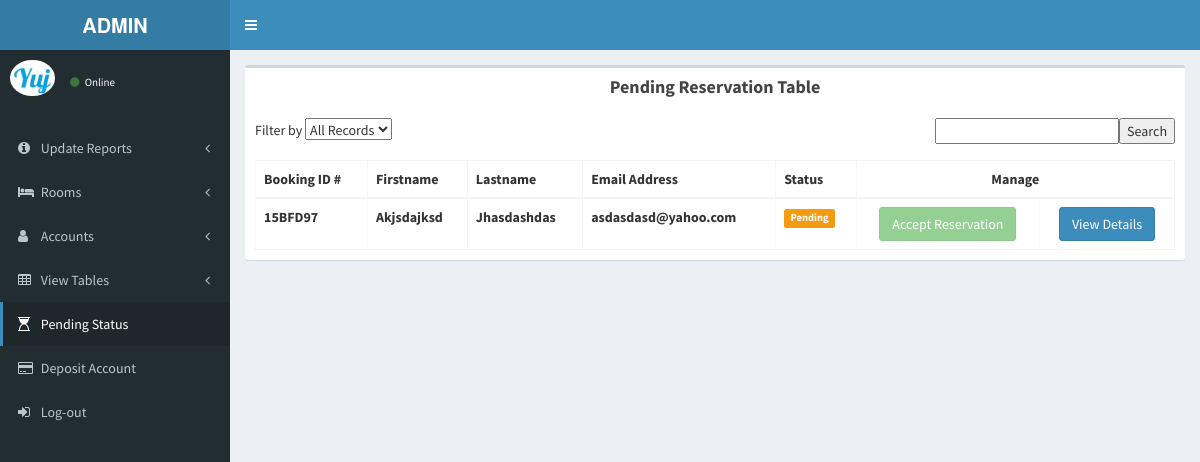
The app's page /Admin/pendingreservation.php with its own data.
### tables this page shows
CREATE TABLE `tbl_addguest` (
  `addguest_id` int(30) NOT NULL,
  `rcode` varchar(255) NOT NULL,
  `checkin` varchar(255) DEFAULT NULL,
  `checkout` varchar(255) DEFAULT NULL,
  `nights` varchar(11) NOT NULL,
  `arrivaltime` varchar(30) NOT NULL,
  `roomtype` varchar(255) NOT NULL,
  `roomrates` varchar(255) NOT NULL,
  `numberofrooms` varchar(11) NOT NULL,
  `salutation` varchar(255) NOT NULL,
  `firstname` varchar(30) NOT NULL,
  `lastname` varchar(30) NOT NULL,
  `modeofpayment` varchar(255) NOT NULL,
  `guestType` varchar(255) NOT NULL,
  `address` varchar(255) NOT NULL,
  `emailaddress` varchar(30) NOT NULL,
  `contact` bigint(30) NOT NULL,
  `request` varchar(255) NOT NULL,
  `status` varchar(255) NOT NULL,
  `discount` varchar(255) NOT NULL,
  `subTotal` int(255) NOT NULL,
  `totalcost` int(255) NOT NULL,
  `reservation_date` varchar(255) NOT NULL,
  `expiry_date` varchar(255) NOT NULL,
  `reservation_time` varchar(255) NOT NULL,
  `image` varchar(255) NOT NULL
);

### Admin/pendingreservation.php (the view, shortened to what this page needs)
<!DOCTYPE html>
<?php
include('../Yujinn/connect.php');
?>
<html>
<head>
  <link rel="stylesheet" href="bootstrap/css/bootstrap.min.css">
  <link rel="stylesheet" href="https://maxcdn.bootstrapcdn.com/font-awesome/4.4.0/css/font-awesome.min.css">
  <link rel="stylesheet" href="https://code.ionicframework.com/ionicons/2.0.1/css/ionicons.min.css">
  <link rel="stylesheet" href="dist/css/AdminLTE.min.css">
  <link rel="stylesheet" href="dist/css/skins/_all-skins.min.css">
  <link rel="stylesheet" href="plugins/iCheck/flat/blue.css">
  <link rel="stylesheet" href="plugins/morris/morris.css">
  <link rel="stylesheet" href="plugins/jvectormap/jquery-jvectormap-1.2.2.css">
  <link rel="stylesheet" href="plugins/datepicker/datepicker3.css">
  <link rel="stylesheet" href="plugins/daterangepicker/daterangepicker-bs3.css">
  <link rel="stylesheet" href="plugins/bootstrap-wysihtml5/bootstrap3-wysihtml5.min.css">
 <link rel="stylesheet" href="bootstrap/css/bootstrap.min.css">
  <link rel="stylesheet" href="https://maxcdn.bootstrapcdn.com/font-awesome/4.4.0/css/font-awesome.min.css">
  <link rel="stylesheet" href="https://code.ionicframework.com/ionicons/2.0.1/css/ionicons.min.css">
  <link rel="stylesheet" href="plugins/datatables/dataTables.bootstrap.css">
  <link rel="stylesheet" href="dist/css/AdminLTE.min.css">
  <link rel="stylesheet" href="../../dist/css/skins/_all-skins.min.css">
</head>
<body class="hold-transition skin-blue fixed sidebar-mini">
<div class="wrapper">
  <header class="main-header">
    <a href="dailysale.php" class="logo">
      <span class="logo-lg"><b>ADMIN</b></span>
    </a>
    <nav class="navbar navbar-static-top" role="navigation">
      <a href="#" class="sidebar-toggle" data-toggle="offcanvas" role="button">
      </a>
    </nav>
  </header>
  <aside class="main-sidebar">
    <section class="sidebar">
      <div class="user-panel">
        <div class="pull-left image">
          <img src="dist/img/user2-160x160.jpg" class="img-circle" alt="User Image">
        </div>
       <div class="pull-left info">
		   <a href="#"><i class="fa fa-circle text-success"></i> Online</a>
        </div>
      </div>
        <ul class="sidebar-menu">
       <br>
	  <li class="treeview">
          <a href=""><i class="fa fa-info-circle"></i> <span>Update Reports</span><i class="fa fa-angle-left pull-right"></i></a>
        </li>
		<li >
          <a href=""><i class="fa fa-bed"></i> <span>Rooms</span><i class="fa fa-angle-left pull-right"></i></a>
        </li>
		<li class="treeview">
          <a href=""><i class="fa fa-user"></i> <span>Accounts</span><i class="fa fa-angle-left pull-right"></i></a>
        </li>
		<li >
          <a href=""><i class="fa fa-table"></i> <span>View Tables</span><i class="fa fa-angle-left pull-right"></i></a>
        </li>
		<li class="active"><a href="pendingreservation.php"><i class="fa fa-hourglass-1"></i> <span>Pending Status</span></a></li>
		<li><a href="depositaccount.php"><i class="fa fa-credit-card"></i> <span>Deposit Account</span></a></li>
        <li><a href="logout.php"><i class="fa fa-sign-in"></i> <span>Log-out</span></a></li>
  </ul>
    </section>
  </aside>
  <div class="content-wrapper">
	       <section class="content">
          <div class="row">
            <div class="col-xs-12">
          <div class="box">
            <div class="box-header">
             <center> <h3 class="box-title"><b>Pending Reservation Table</b></h3></center>
            </div>
            <div class="box-body">
		<form method="GET" action="">
			Filter by <select name="id" class = "a">
				<option hidden selected value ="">
				<?php
				if(isset($_GET['id'])){
					echo $_GET['id'];
				}
				else{
					echo 'All Records';
				}
				?>
				</option>
			</select>
			<input type="submit" name="Submit" value="Search" class="pull-right" />
			<input type="text" name="search" class="pull-right"/>
		</form>
		<br>
		<?php
		if(isset($_GET['search'])){
			$search = ($_GET['search']);
			$qry = mysql_query("SELECT * FROM tbl_addguest where status = 'Pending' AND (rcode like '%$search%'
					or emailaddress like '%$search%'
					or firstname like '%$search%' or lastname like '%$search%')");
		}else{
			if(isset($_GET['id'])){
				if($_GET['id'] ==  "All Records"){
					$qry = mysql_query("SELECT * FROM tbl_addguest WHERE status = 'Pending'");
				}
			}
			else{
				$qry = mysql_query("SELECT * FROM tbl_addguest WHERE status = 'Pending'");
			}
		}
		?>
              <table class="table table-bordered table-striped">
                <thead>
                <tr>
					<th>Booking ID #</th>
					<th>Firstname</th>
                  <th>Lastname</th>
                   <th>Email Address</th>
				  <th>Status</th>
                  <th colspan=2 class="manage">Manage</th>
                </tr>
                </thead>
                <tbody>
				<tr>
                <?php
				while($rs=mysql_fetch_array($qry)) {
					$email = $rs['emailaddress'];
					$addguest_id = $rs['addguest_id'];
					$rcode = $rs['rcode'];
					$receipt = $rs['image'];
					if ($receipt == !null) {
						$status = "<span class='label label-warning'>".$rs['status']."</span> &nbsp; <img src='dist/img/checked.png'>";
					}
					else {
						$status = "<span class='label label-warning'>".$rs['status']."</span>";
					}
						echo "<tr>";
					echo "<td>".$rcode."</td>";
					echo "<td>".$rs['firstname']."</td>";
					echo "<td>".$rs['lastname']."</td>";
					echo "<td>".$rs['emailaddress']."</td>";
					echo "<td>" .$status. "</td>";
					if ($receipt == !null) {
						echo '<td align="center"> <a href=now.php?addguest_id='.$addguest_id.'&email='.$email.'> <input type="submit" name="Yes" value="Accept Reservation" class="btn btn-success btn-large"></a></td>';
					}
					else {
						echo '<td align="center"> <a href=now.php?addguest_id='.$addguest_id.'&email='.$email.'> <input type="submit" name="Yes" value="Accept Reservation" class="btn btn-success btn-large" disabled></a></td>';
					}
						echo "<td align='center'><a   href=viewreservation.php?addguest_id=" . $rs['addguest_id'] . '>' . '<input type="submit" name="update" value="View Details" class="btn btn-primary btn-large">' . "</a></td>";
					echo "</tr>";
		}
        ?>
	</tr>
                </tbody>
              </table>
          </div>
              </div>
		   </div>
          </div>
       </section>
      </div>
</body>
</html>

### Admin/pendingreservation.php (style rules this page uses)
td { font-weight:bold; }
th.manage { text-align:center; }

### records on screen
tbl_addguest: rcode "15BFD97", firstname "Akjsdajksd", lastname "Jhasdashdas", emailaddress "asdasdasd@yahoo.com", status "Pending"
